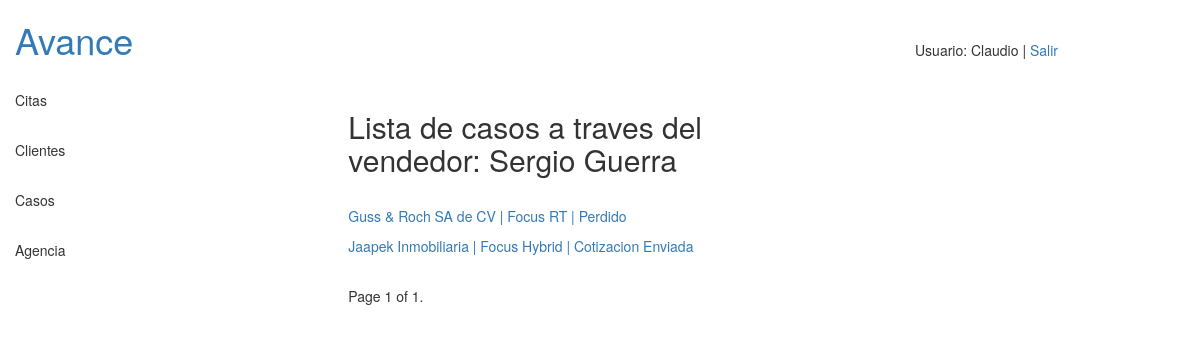
The page /comercial/lista_casos_vendedor_agencia/1/ (signed in) on the database as committed earlier.
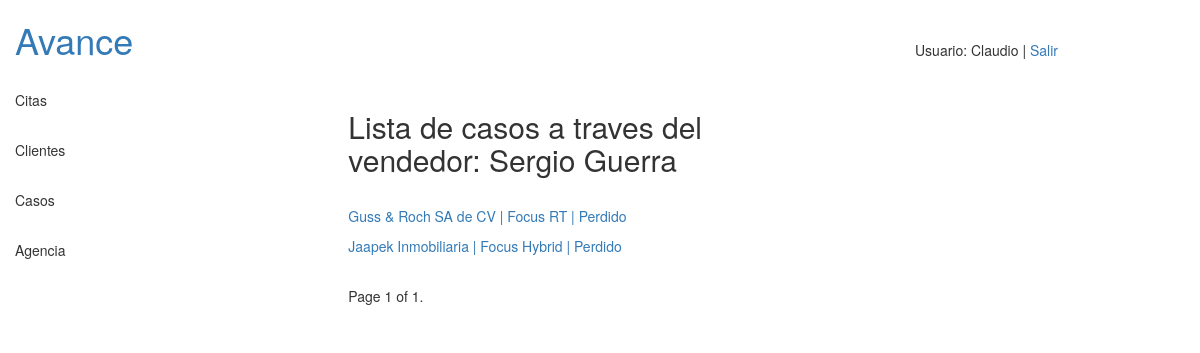
The same page on the database as committed later.
### comercial/models.py (models this page shows, shortened)
class Caso(models.Model):
    INTERES = 'int'
    COTIZACION = 'cot'
    ESPERANDO_PAPELES = 'epa'
    ESPERANDO_APROBACION = 'eap'
    APROBADO = 'apr'
    FONDEADO = 'fon'
    CERRADO = 'crd'
    PERDIDO = 'prd'
    RECHAZADO = 'rzo'
    stage_choices = (
        (INTERES, 'Interes'),
        (COTIZACION, 'Cotizacion Enviada'),
        (ESPERANDO_PAPELES, 'Esperando Papeles'),
        (ESPERANDO_APROBACION, 'Esperando Aprobacion'),
        (APROBADO, 'Aprobado'),
        (FONDEADO, 'Fondeado'),
        (CERRADO, 'Cerrado'),
        (PERDIDO, 'Perdido'),
        (RECHAZADO, 'Rechazado'),
    )
    Agencia = models.ForeignKey(Agencia_Automotriz, blank=True, null=True)
    Vendedor_Agencia = models.ForeignKey(Contacto_Agencia, blank=True, null=True)
    Atiende = models.ForeignKey(User, blank=True)
    Cliente = models.ForeignKey(Cliente, blank=True)
    Descripcion = models.TextField(max_length=500)
    Contacto = models.ForeignKey(Contacto_C, blank=True)
    Monto = models.PositiveIntegerField()
    Etapa = models.CharField(max_length=3, choices=stage_choices, default=INTERES)
    Buscar_el = models.DateField()
    Requiere_revision_admon = models.BooleanField(default=False, blank=True)
    Requiere_revision_vtas = models.BooleanField(default=False, blank=True)
    Activo = models.BooleanField(default=True, blank=True)
    tracker = FieldTracker()
    def __unicode__(self):
        return self.Cliente.Nombre_Empresa + ' | ' + self.Descripcion + ' | ' + self.get_Etapa_display()

class Cliente(models.Model):
    SERVICIOS = 'SE'
    FABRICANTE = 'FA'
    COMERCIAL = 'CM'
    business_choices = (
        (SERVICIOS, 'servicios'),
        (FABRICANTE, 'fabricante'),
        (COMERCIAL, 'comercial'),
    )
    PROSPECTO = 'PR'
    CLIENTE_ACTIVO = 'CA'
    CLIENTE_PROSPECTO = 'CP'
    CLIENTE_INACTIVO = 'CI'
    PROSPECTO_FALLIDO = 'PF'
    status_choices = (
        (PROSPECTO, 'prospecto'),
        (CLIENTE_ACTIVO, 'cliente activo'),
        (CLIENTE_PROSPECTO, 'cliente prospecto'),
        (CLIENTE_INACTIVO, 'cliente inactivo'),
        (PROSPECTO_FALLIDO, 'prospecto fallido'),
    )
    RFC = models.CharField(max_length=40, unique=True)
    Persona_Moral = models.BooleanField(default=True)
    Nombre_Empresa = models.CharField(max_length=40, unique=True)
    Tipo_Negocio = models.CharField(max_length=2, choices=business_choices, default=SERVICIOS)
    Industria = models.CharField(max_length=40)
    Atiende = models.ForeignKey(User, blank=True)
    Status = models.CharField(max_length=2, choices=status_choices, default=PROSPECTO, blank=True)

### comercial/views.py (the view)
# urls.py: url(r'^lista_casos_vendedor_agencia/(?P<pk>[0-9]+)/$', views.lista_casos_vendedor_agencia, name="lista_casos_vendedor_agencia"),
@login_required
def lista_casos_vendedor_agencia(request, pk):
    user = request.user
    if user.groups.filter(name='comercial_vendedor').exists():
        contacto = Contacto_Agencia.objects.get(pk=pk, Atiende=user)
    elif user.groups.filter(name='comercial_mger').exists():
        contacto = get_object_or_404(Contacto_Agencia, pk=pk)
    else:
        return Http404
    lista_casos = Caso.objects.filter(Vendedor_Agencia=contacto)
    paginator = Paginator(lista_casos, 10)
    page = request.GET.get('page')
    try:
        casos = paginator.page(page)
    except PageNotAnInteger:
        casos = paginator.page(1)
    except EmptyPage:
        casos = paginator.page(paginator.num_pages)
    return render(request, 'comercial/lista_casos_vendedor.html', {'contacto': contacto, 'casos': casos,})

### comercial/models.py (called while the page is built)
    def __unicode__(self):
        return self.Nombre_del_Contacto

### comercial/templatetags/comercial_tags.py (called while the page is built)
@register.filter('has_group')
def has_group(user, group_name):
    groups = user.groups.all().values_list('name', flat=True)
    return True if group_name in groups else False

### template/comercial/lista_casos_vendedor.html (shortened to what this page needs)
{% extends "comercial/base_comercial.html" %}
{% block AreaTrabajo %}
<div class="row">
  <div class="col-sm-7 col-sm-offset-2">
    <h2>Lista de casos a traves del vendedor: {{ contacto }}</h2></br>
    {% for caso in casos %}
      <p><a href="{% url 'detalle_caso' pk=caso.pk %}">{{ caso }}</a></p>
    {% empty %}
      <p>Este vendedor no ha proporcionado un caso.</p>
    {% endfor %}
    <div class="pagination">
        <span class="step-links">
            <span class="current">
                Page {{ casos.number }} of {{ casos.paginator.num_pages }}.
            </span>
        </span>
    </div>
  </div>
</div>
{% endblock %}

Rows that differ between the two databases and show on the page:
changed Caso: Cliente+Descripcion+Etapa "Jaapek Inmobiliaria | Focus Hybrid | Cotizacion Enviada" → "Jaapek Inmobiliaria | Focus Hybrid | Perdido"
